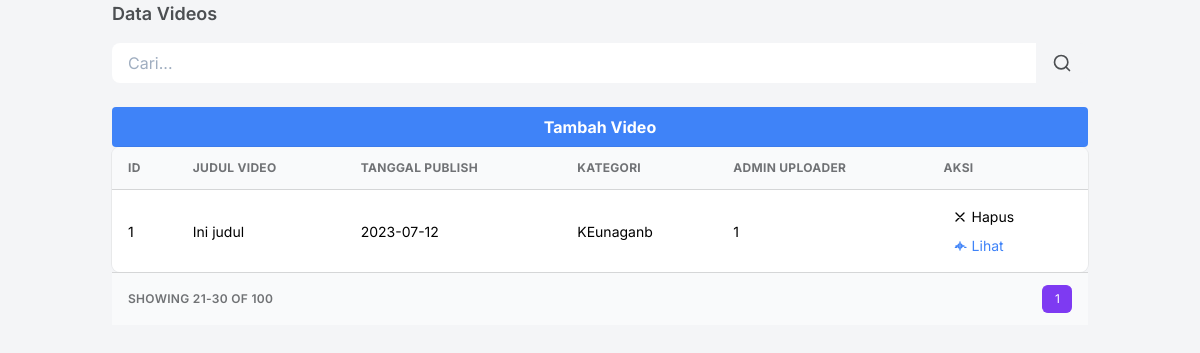
The app's page /public/admin/data_video.php with its own data.
### tables this page shows
CREATE TABLE `videos` (
  `id_video` int(11) NOT NULL,
  `judul_video` varchar(100) NOT NULL,
  `deskripsi_video` text DEFAULT NULL,
  `lokasi_video` varchar(255) NOT NULL,
  `durasi_video` time DEFAULT NULL,
  `tanggal_upload_video` date DEFAULT NULL,
  `views` int(11) DEFAULT 0,
  `kategori_video` varchar(11) NOT NULL,
  `id_admin` int(11) NOT NULL,
  `thumbnail_video` varchar(255) NOT NULL
);

### public/admin/data_video.php (the view, shortened to what this page needs)
<?php
      require '../../function/functions.php';
  ?>
<!DOCTYPE html>
<html lang="en">
<head>
    <link rel="stylesheet" href="../assets/css/tailwind.output.css" />
</head>
<body class="bg-gray-100">
<div class="container px-6 mx-auto grid">
<h4 class="mb-4 text-lg font-semibold text-gray-600 dark:text-gray-300">
        			Data Videos
        		</h4>
        		<form action="" method="post" class="flex max-w-md  bg-gray-100 rounded-lg overflow-hidden">
        			<input autofocus autocomplete="off" type="text" name="keyword" class="py-2 px-4 w-full text-gray-700 focus:outline-none" placeholder="Cari..." />
        			<button type="submit" name="cari" class="flex items-center justify-center px-4 bg-gray-200">
        				<svg class="h-5 w-5 text-gray-600" fill="none" stroke-linecap="round" stroke-linejoin="round" stroke-width="2" viewBox="0 0 24 24" stroke="currentColor">
        					<circle cx="11" cy="11" r="8" />
        					<path d="M21 21l-4.35-4.35" />
        				</svg>
        			</button>
        		</form>
        		<br>
            <button class="bg-blue-500 hover:bg-blue-700 text-white font-bold py-2 px-4 rounded" onclick="window.location.href='addvideo.php'">
  Tambah Video
</button>
        		<div class="w-full overflow-hidden rounded-lg shadow-xs">
        			<div class="w-full overflow-x-auto">
        				<table class="w-full whitespace-no-wrap">
        					<thead>
        						<tr class="text-xs font-semibold tracking-wide text-left text-gray-500 uppercase border-b dark:border-gray-700 bg-gray-50 dark:text-gray-400 dark:bg-gray-800">
        							<th class="px-4 py-3">ID</th>
        							<th class="px-4 py-3">Judul Video</th>
        							<th class="px-4 py-3">Tanggal Publish</th>
        							<th class="px-4 py-3">Kategori</th>
        							<th class="px-4 py-3">Admin Uploader</th>
        							<th class="px-4 py-3">Aksi</th>
        						</tr>
        					</thead>
        					<tbody class="bg-white divide-y dark:divide-gray-700 dark:bg-gray-800">
        						<?php
              if (isset($_POST["cari"])) {
                  $cari = $_POST["keyword"];
                  $_SESSION["keyword"] = $cari;
              } else {
                  $cari = "";
              }
              $sql = "SELECT * FROM videos WHERE judul_video LIKE '%$cari%' OR tanggal_upload_video LIKE '%$cari%' OR kategori_video LIKE '%$cari%'";
              $result = $conn->query($sql);
              $jumlahData = 5;
              $totalData = mysqli_num_rows($result);
              $jumlahPagination = ceil($totalData / $jumlahData);
              if (isset($_GET["halaman"])) {
                  $halamanAktif = $_GET["halaman"];
              } else {
                  $halamanAktif = 1;
              }
              $dataAwal = $halamanAktif * $jumlahData - $jumlahData;
              $jumlahLink = 4;
              if ($halamanAktif > $jumlahLink) {
                  $start_number = $halamanAktif - $jumlahLink;
              } else {
                  $start_number = 1;
              }
              if ($halamanAktif < $jumlahPagination - $jumlahLink) {
                  $end_number = $halamanAktif + $jumlahLink;
              } else {
                  $end_number = $jumlahPagination;
              }
              $sqlPerHalaman = "SELECT * FROM videos WHERE judul_video LIKE '%$cari%' LIMIT $dataAwal,$jumlahData";
              $ambildata_perhalaman = $conn->query($sqlPerHalaman);
              if ($ambildata_perhalaman->num_rows > 0) {
                  while ($video = $ambildata_perhalaman->fetch_assoc()) {
                      echo "<tr>";
                      echo "<td class='px-4 py-3 text-sm'>" .
                          $video["id_video"] .
                          "</td>";
                      echo "<td class='px-4 py-3 text-sm'>" .
                          $video["judul_video"] .
                          "</td>";
                      echo "<td class='px-4 py-3 text-sm'>" .
                      $video["tanggal_upload_video"]  .
                          "</td>";
                      echo "<td class='px-4 py-3 text-sm'>" .
                      $video["kategori_video"]   .
                          "</td>";
                      echo "<td class='px-4 py-3 text-sm'>" .
                          $video["id_admin"] .
                          "</td>";
                      echo '<td class="px-4 py-3 text-sm">
                      <form action="" method="post" onsubmit="return confirm(\'Apakah Anda yakin ingin menghapus item ini?\')">
                        <input type="hidden" name="id_konsultan" value="'.$video['id_video'].'">
                        <button
                          type="submit"
                          name="hapus"
                          class="flex items-center justify-center px-2 py-1 text-red-500 hover:text-red-700"
                        >
                          <svg
                            class="w-4 h-4 mr-1"
                            xmlns="http://www.w3.org/2000/svg"
                            fill="none"
                            viewBox="0 0 24 24"
                            stroke="currentColor"
                          >
                            <path
                              stroke-linecap="round"
                              stroke-linejoin="round"
                              stroke-width="2"
                              d="M6 18L18 6M6 6l12 12"
                            />
                          </svg>
                          Hapus
                        </button>
                      </form>
                      <button
                        type="button"
                        class="flex items-center justify-center px-2 py-1 text-blue-500 hover:text-blue-700"
                        onclick="viewItem()"
                      >
                        Lihat
                      </button>
                    </td>';
                      echo "</tr>";
                  }
              } else {
                  echo "<tr><td colspan='8'>Tidak ada data umkm</td></tr>";
              }
              ?></tbody>
        				</table>
        			</div>
        		</div>
        		<div class="grid px-4 py-3 text-xs font-semibold tracking-wide text-gray-500 uppercase border-t dark:border-gray-700 bg-gray-50 sm:grid-cols-9 dark:text-gray-400 dark:bg-gray-800">
        			<span class="flex items-center col-span-3">
        				Showing 21-30 of 100
        			</span>
        			<span class="col-span-2"></span>
        			<span class="flex col-span-4 mt-2 sm:mt-auto sm:justify-end">
        				<nav aria-label="Table navigation">
        					<ul class="inline-flex items-center">
        						<?php for ($i = $start_number; $i <= $end_number; $i++): ?>
        						<li>
        							<?php if ($i == $halamanAktif): ?>
        							<button class="px-3 py-1 text-white transition-colors duration-150 bg-purple-600 border border-r-0 border-purple-600 rounded-md focus:outline-none focus:shadow-outline-purple">
        								<a href="?halaman=<?= $i ?>"><?= $i ?></a>
        							</button>
        							<?php else: ?>
        							<button class="px-3 py-1 rounded-md focus:outline-none focus:shadow-outline-purple">
        								<a href="?halaman=<?= $i ?>"><?= $i ?></a>
        							</button>
        							<?php endif; ?>
        						</li>
        							<?php endfor; ?>
        					</ul>
        				</nav>
        			</span>
        		</div>
        	</div>
</body>
</html>

### records on screen
videos: id_video "1", judul_video "Ini judul", tanggal_upload_video "2023-07-12", kategori_video "KEunaganb", id_admin "1"
